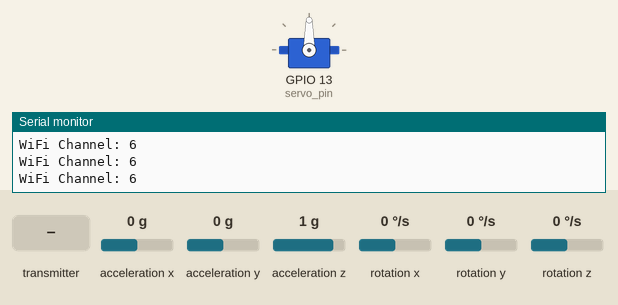
Simulated run of this sketch. Board: ESP32. On the bench: servo, the last lines printed to the serial monitor. The test bench sets the inputs (shaded band); at power-on: acceleration y 0 g, acceleration x 0 g, acceleration z 1 g, rotation x 0 °/s, rotation y 0 °/s, rotation z 0 °/s.

Above: at 2.2 s.
2.3 s: the transmitter starts sending var1 = 0
At 2.9 s:
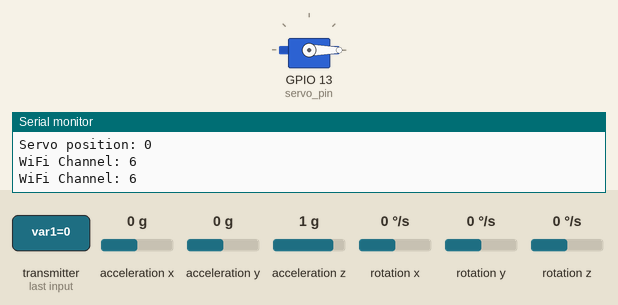
3.8 s: acceleration y set to -1.4 g
At 4.1 s:
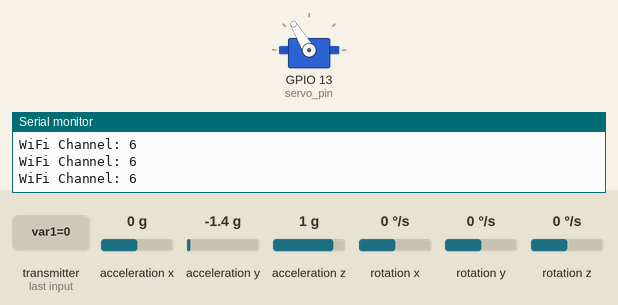
5.3 s: the transmitter starts sending var1 = 25
At 6.0 s:
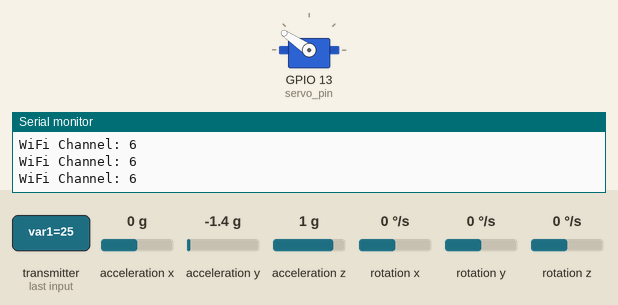
6.8 s: acceleration y set to 0 g
At 7.9 s:
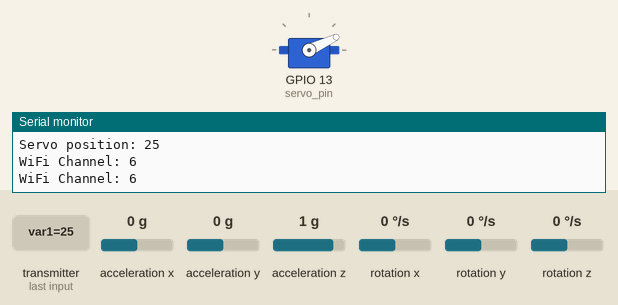
8.3 s: the transmitter starts sending var1 = 50
At 9.5 s:
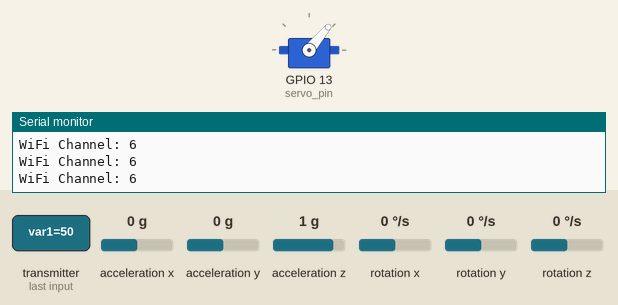
9.8 s: the transmitter starts sending var1 = 100
At 11.0 s:
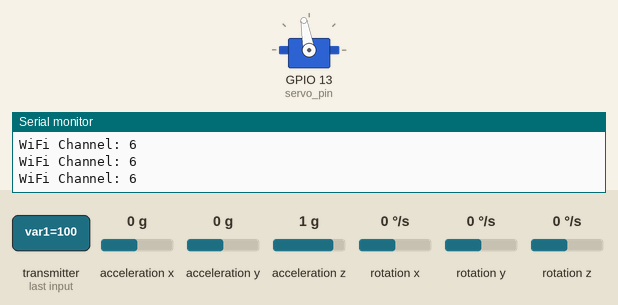
Timing chart, 0 to 12.3 s (numbered marks = the images above; inputs shaded):
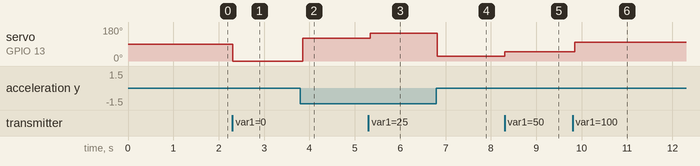

Measured:
- after the input at 2.3 s, servo on GPIO 13 (servo_pin): 90° → 0° at once
- after the input at 3.8 s, servo on GPIO 13 (servo_pin): 0° → 121° after 0.05 s
- after the input at 5.3 s, servo on GPIO 13 (servo_pin): 121° → 146° at once
- after the input at 6.8 s, servo on GPIO 13 (servo_pin): 146° → 25° at once
- after the input at 8.3 s, servo on GPIO 13 (servo_pin): 25° → 50° at once
- after the input at 9.8 s, servo on GPIO 13 (servo_pin): 50° → 100° at once

The sketch:

reciever.ino
```cpp
#include <esp_now.h>
#include <WiFi.h>
#include <Wire.h>
#include <MPU6050.h>
#include <ESP32Servo.h>
#include "esp_wifi.h"

uint8_t broadcastAddress[] = {0xc0, 0x49, 0xef, 0x44, 0xd0, 0x68};

const char* ssid = "Shibby";
const char* password = "12345678";

Servo sg90;
int servo_pin = 13;
MPU6050 sensor;
int16_t ax, ay, az;
int16_t gx, gy, gz;

typedef struct struct_messageout {
    double sen1;
    double sen2;
} struct_messageout;

struct_messageout myData_out;

typedef struct struct_messagein {
    double var1;
    double var2;
} struct_messagein;

struct_messagein myData_in;

bool dataReceived = false;

/*void OnDataSent(const uint8_t *mac_addr, esp_now_send_status_t status) {
    Serial.print("Last Packet Send Status: ");
    Serial.println(status == ESP_NOW_SEND_SUCCESS ? "Delivery Success" : "Delivery Fail");
}*/

void OnDataRecv(const esp_now_recv_info* info, const uint8_t* incomingData, int len) {
    memcpy(&myData_in, incomingData, sizeof(myData_in));
    dataReceived = true;
    Serial.print("Received var1: ");
    Serial.println(myData_in.var1);
    Serial.print("Received var2: ");
    Serial.println(myData_in.var2);
}

void setup() {
    Serial.begin(115200);
    WiFi.mode(WIFI_STA);
    sg90.attach(servo_pin);
    Wire.begin();

    sensor.initialize();
    if (sensor.testConnection()) {
        Serial.println("Successfully Connected to MPU6050");
    } else {
        Serial.println("MPU6050 Connection Failed");
    }

    delay(1000);

    if (esp_now_init() != ESP_OK) {
        Serial.println("Error initializing ESP-NOW");
        return;
    }

    esp_now_register_recv_cb(OnDataRecv);
    //esp_now_register_send_cb(OnDataSent);

    esp_now_peer_info_t peerInfo;
    memset(&peerInfo, 0, sizeof(peerInfo));
    memcpy(peerInfo.peer_addr, broadcastAddress, 6);
    peerInfo.channel = 0;
    peerInfo.encrypt = false;
    esp_wifi_set_promiscuous(true);
    esp_wifi_set_channel(6, WIFI_SECOND_CHAN_NONE);
    esp_wifi_set_promiscuous(false);
    if (esp_now_add_peer(&peerInfo) != ESP_OK) {
        Serial.println("Failed to add peer");
        return;
    }

    Serial.println("ESP-NOW initialized successfully");
}

void loop() {
    if (dataReceived) {
        dataReceived = false;

        sensor.getMotion6(&ax, &ay, &az, &gx, &gy, &gz);
        Serial.print("Accelerometer ay: ");
        Serial.println(ay);

        ay = map(ay, -17000, 17000, -90, 90); // Map accelerometer data to servo range
        Serial.print("Mapped ax: ");
        Serial.println(ax);

        int servoPosition = myData_in.var1 - ay;  // Adjust servo position based on joystick input
        Serial.print("Joystick var1: ");
        Serial.println(myData_in.var1);
        Serial.print("Calculated Servo Position: ");
        Serial.println(servoPosition);

        servoPosition = constrain(servoPosition, 0, 180);
        myData_out.sen1 = servoPosition;  // Set the servo position
        esp_err_t result = esp_now_send(broadcastAddress, (uint8_t *)&myData_out, sizeof(myData_out));

        if (result == ESP_OK) {
            Serial.println("Data sent successfully");
        } else {
            Serial.print("Error sending data: ");
            Serial.println(result);
        }

        sg90.write(servoPosition);
        Serial.print("Servo position: ");
        Serial.println(servoPosition);
    }
    //sensor.getMotion6(&ax, &ay, &az, &gx, &gy, &gz);
    //ax = map(ax, -17000, 17000, -90, 90);
    //int servoPosition = myData_in.var1 - ax;
    //sg90.write(servoPosition);

    Serial.print("WiFi Channel: ");
    Serial.println(WiFi.channel());

    delay(50);
}
```
